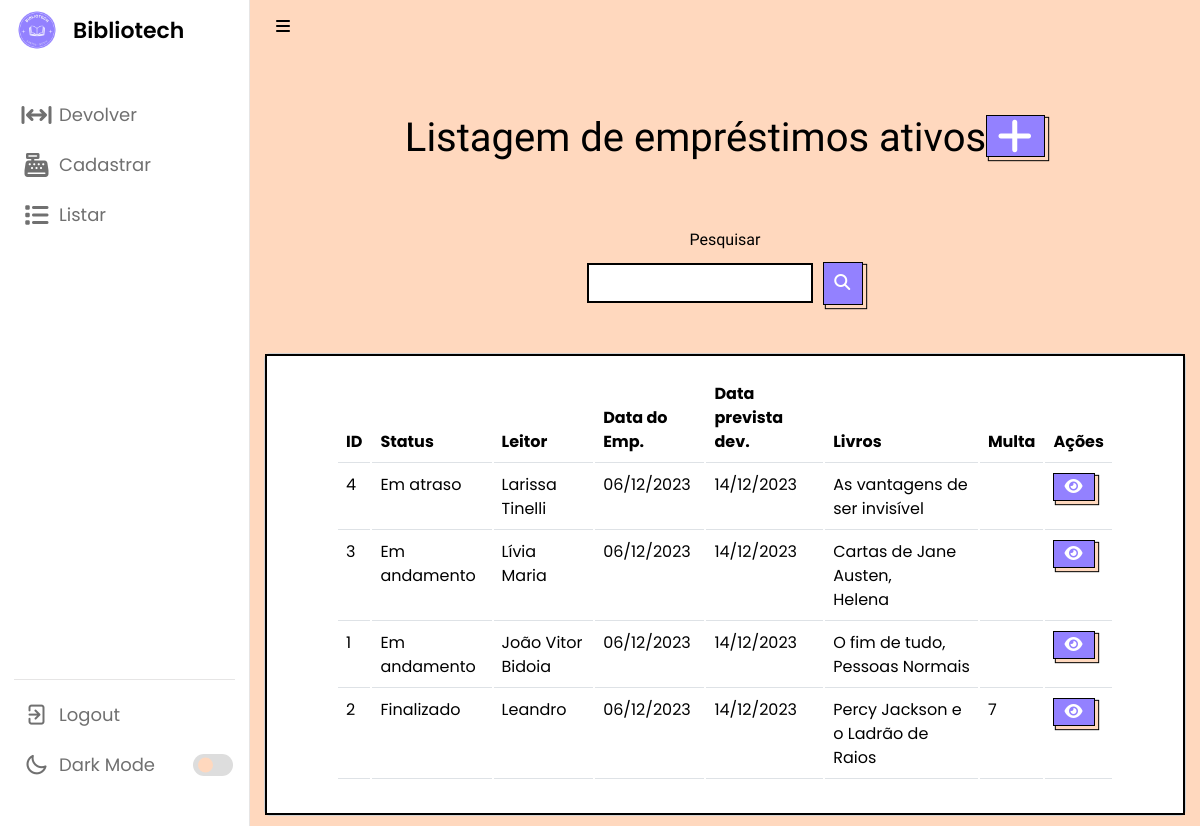
The page /listarEmprestimo.php (signed in) on the database its author committed.
### tables this page shows
CREATE TABLE `emprestimo` (
  `id` int(11) NOT NULL,
  `statusEmprestimo` varchar(100) DEFAULT NULL,
  `dataEmprestimo` datetime DEFAULT current_timestamp(),
  `dataPrevistaDevolucao` date DEFAULT NULL,
  `idLeitor` int(11) DEFAULT NULL,
  `valorMulta` double DEFAULT NULL
);

CREATE TABLE `leitor` (
  `id` int(11) NOT NULL,
  `status` varchar(45) NOT NULL,
  `nome` varchar(100) NOT NULL,
  `telefone` varchar(15) NOT NULL,
  `endereco` varchar(100) NOT NULL,
  `dn` date NOT NULL,
  `cpf` varchar(14) NOT NULL,
  `email` varchar(100) NOT NULL,
  `senha` varchar(255) NOT NULL,
  `nomeResp` varchar(100) DEFAULT NULL,
  `cpfResp` varchar(14) DEFAULT NULL,
  `telResp` varchar(45) DEFAULT NULL
);

### listarEmprestimo.php (the view, shortened to what this page needs)
<?php
require_once("conexao.php");
$sqlAtualizarStatus = "UPDATE emprestimo SET statusEmprestimo = 'Em atraso' WHERE id IN (
    SELECT DISTINCT e.id
    FROM emprestimo e
    JOIN itensdeemprestimo ie ON e.id = ie.idEmprestimo
    WHERE NOW() > ie.dataPrevDev AND e.statusEmprestimo = 'Em andamento'
)";
mysqli_query($conexao, $sqlAtualizarStatus);
$V_WHERE = "";
$sql = "SELECT emprestimo.id, leitor.nome as nomeLeitor, statusEmprestimo, dataEmprestimo, dataPrevistaDevolucao, valorMulta
        FROM emprestimo
        LEFT JOIN leitor ON emprestimo.idLeitor = leitor.id
        ORDER BY FIELD(statusEmprestimo, 'Em atraso', 'Em andamento', 'Finalizado'), id DESC" . $V_WHERE;
$resultado = mysqli_query($conexao, $sql);
?>
<!DOCTYPE html>
<html lang="pt-br">
<head>
    <link rel="stylesheet" href="css/style.css">
    <link rel="stylesheet" href="css/cadastrar.css">
    <link rel="stylesheet" href="css/bootstrap.css">
    <link rel="stylesheet" href="css/acervo.css">
    <link rel="stylesheet" href="https://unicons.iconscout.com/release/v4.0.0/css/line.css">
</head>
<body>
    <nav>
        <a href="main.php" style="text-decoration: none">
            <div class="logo-name">
                <div class="logo-image">
                    <img src="logo.ico" alt="">
                </div>
                <span class="logo_name">Bibliotech</span>
            </div>
        </a>
        <div class="menu-items">
            <ul class="nav-links">
                <?php require_once('sidebar.php') ?>
            </ul>
            <ul class="logout-mode">
                <li><a href="sair.php">
                        <i class="uil uil-signout"></i>
                        <span class="link-name">Logout</span>
                    </a></li>
                <li class="mode">
                    <a href="#">
                        <i class="uil uil-moon"></i>
                        <span class="link-name">Dark Mode</span>
                    </a>
                    <div class="mode-toggle">
                        <span class="switch"></span>
                    </div>
                </li>
            </ul>
        </div>
    </nav>
    <section class="dashboard">
        <div class="navbar bg-body-tertiary">
            <div class="container-fluid">
                <i class="fa-solid fa-bars sidebar-toggle botaoNav"></i>
            </div>
        </div>
        <br><br><br>
        <h1 class="titulo text">Listagem de empréstimos ativos<a href="emprestimo.php" class="botao">
                <i class="fa-solid fa-plus"></i>
            </a></h1>
        <br><br>
        <center>
            <form method="post">
                <label name="pesquisa" for="exampleFormControlInput1" class="titulo text">Pesquisar</label>
                <div class="input-button-container">
                    <input name="pesquisa" type="text" class="formcampo">
                    <button name="pesquisar" stype="button" class="botaopesquisar"><i
                            class="fa-solid fa-magnifying-glass"></i></button>
                </div>
                <br><br>
            </form>
        </center>
        <center>
            <div class="card cardlistar">
                <div class="card-body cardlistar2">
                    <table class="table">
                        <thead>
                            <tr>
                                <td scope="col"><b>ID</b></td>
                                <td scope="col"><b>Status</b></td>
                                <td scope="col"><b>Leitor</b></td>
                                <td scope="col"><b>Data do Emp.</b></td>
                                <td scope="col"><b>Data prevista dev.</b></td>
                                <td scope="col"><b>Livros</b></td>
                                <td scope="col"><b>Multa</b></td>
                                <td scope="col"><b>Ações</b></td>
                            </tr>
                        </thead>
                        <tbody>
                            <?php while ($linha = mysqli_fetch_array($resultado)) { ?>
                                <tr>
                                    <td>
                                        <?= $linha['id'] ?>
                                    </td>
                                    <td>
                                        <?= $linha['statusEmprestimo'] ?>
                                    </td>
                                    <td>
                                        <?= $linha['nomeLeitor'] ?>
                                    </td>
                                    <td>
                                        <?= date("d/m/Y", strtotime($linha['dataEmprestimo'])); ?>
                                    </td>
                                    <td>
                                        <?= date("d/m/Y", strtotime($linha['dataPrevistaDevolucao'])) ?>
                                    </td>
                                    <td>
                                        <?php
                                        $idEmprestimo = $linha['id'];
                                        $sqlLivros = "SELECT distinct livro.titulo FROM itensdeemprestimo
                                            JOIN livro ON itensdeemprestimo.idLivro = livro.id
                                            WHERE itensdeemprestimo.idEmprestimo = $idEmprestimo";
                                        $resultadoLivros = mysqli_query($conexao, $sqlLivros);
                                        $titulosLivros = array();
                                        while ($linhaLivro = mysqli_fetch_array($resultadoLivros)) {
                                            $titulosLivros[] = $linhaLivro['titulo'];
                                        }
                                        echo implode(', <br>', $titulosLivros);
                                        ?>
                                    </td>
                                    <td>
                                        <?= $linha['valorMulta'] ?>
                                    </td>
                                    <td>
                                        <a href="itensDeEmprestimo.php? id=<?= $linha['id'] ?>" style="margin-right: 8px;"
                                            name="info" class="botao">
                                            <i class="fa-solid fa-eye"></i>
                                        </a>
                                    </td>
                                </tr>
                            <?php } ?>
                        </tbody>
                    </table>
                </div>
            </div>
        </center>
    </section>
</body>
</html>

### css/style.css (style rules this page uses)
* { margin: 0; padding: 0; box-sizing: border-box; font-family: 'Poppins', sans-serif; }
:root { --primary-color: #9381ff; --panel-color: #ffd8be; --text-color: #000; --black-light-color: #707070; --border-color: #e6e5e5; --toggle-color: #DDD; --box1-color: #4DA3FF; --box2-color: #FFE6AC; --box3-color: #E7D1FC; --index-i: #9381ff; --title-icon-color: #fff; --nav-color: white; --botaoNav: black; --tran-05: all 0.5s ease; --tran-03: all 0.3s ease; --tran-03: all 0.2s ease; }
body { min-height: 100vh; background-color: var(--primary-color); }
nav { position: fixed; top: 0; left: 0; height: 100%; width: 250px; padding: 10px 14px; background-color: var(--nav-color); border-right: 1px solid var(--border-color); transition: var(--tran-05); }
.botaoNav { color: var(--botaoNav); cursor: pointer; }
nav .logo-name { display: flex; align-items: center; }
nav .logo-image { display: flex; justify-content: center; min-width: 45px; }
nav .logo-image img { width: 40px; object-fit: cover; border-radius: 50%; }
nav .logo-name .logo_name { font-size: 22px; font-weight: 600; color: var(--text-color); margin-left: 14px; transition: var(--tran-05); }
nav .menu-items { margin-top: 40px; height: calc(100% - 90px); display: flex; flex-direction: column; justify-content: space-between; }
.menu-items li { list-style: none; }
.menu-items li a { display: flex; align-items: center; height: 50px; text-decoration: none; position: relative; }
.menu-items li a i { font-size: 24px; min-width: 45px; height: 100%; display: flex; align-items: center; justify-content: center; color: var(--black-light-color); }
.menu-items li a .link-name { font-size: 18px; font-weight: 400; color: var(--black-light-color); transition: var(--tran-05); }
.menu-items .logout-mode { padding-top: 10px; border-top: 1px solid var(--border-color); }
.menu-items .mode { display: flex; align-items: center; white-space: nowrap; }
.menu-items .mode-toggle { position: absolute; right: 14px; height: 50px; min-width: 45px; display: flex; align-items: center; justify-content: center; cursor: pointer; }
.mode-toggle .switch { position: relative; display: inline-block; height: 22px; width: 40px; border-radius: 25px; background-color: var(--toggle-color); }
.switch:before { content: ""; position: absolute; left: 5px; top: 50%; transform: translateY(-50%); height: 15px; width: 15px; background-color: var(--panel-color); border-radius: 50%; transition: var(--tran-03); }
.dashboard { position: relative; left: 250px; background-color: var(--panel-color); min-height: 100vh; width: calc(100% - 250px); padding: 10px 14px; transition: var(--tran-05); }
table tbody td { height: 2.8rem; color: #000000; }
table tbody tr:last-child td { border: 2; }
.text { color: var(--text-color); }
nav ul { list-style: none; }
nav ul li { line-height: 60px; }
.formcampo { border: 2px solid black; display: block; width: 30%; padding: 0.375rem 0.75rem; font-size: 1rem; font-weight: 400; line-height: 1.5; flex: 1; }
.input-button-container { display: flex; align-items: center; width: 30%; }

### css/cadastrar.css (style rules this page uses)
.titulo { padding-bottom: 10px; text-align: center; font-family: Fjalla One; }
.botao { background-color: #9381ff; border: 1px solid black; box-shadow: 3px 3px 1px #ffd8be, 3px 3px 1px 1px black; color: #fff; cursor: pointer; display: inline-block; letter-spacing: 2px; line-height: 20pt; margin: 0 auto; outline: none; padding: 0 10px; text-transform: uppercase; transition: .2 all ease-in-out; }
.botaopesquisar { background-color: #9381ff; border: 1px solid black; box-shadow: 3px 3px 1px #ffd8be, 3px 3px 1px 1px black; color: #fff; cursor: pointer; display: inline-block; letter-spacing: 2px; line-height: 20pt; margin: 0 auto; outline: none; padding: 7px 10px; text-transform: uppercase; transition: .2 all ease-in-out; margin-left: 10px; }

### rows shown on the page
emprestimo: id "4", statusEmprestimo "Em atraso", idLeitor.nome "Larissa Tinelli", dataEmprestimo "06/12/2023", dataPrevistaDevolucao "14/12/2023", titulosLivros "As vantagens de ser invisível"
emprestimo: id "3", statusEmprestimo "Em andamento", idLeitor.nome "Lívia Maria", dataEmprestimo "06/12/2023", dataPrevistaDevolucao "14/12/2023", titulosLivros "Cartas de Jane Austen, Helena"
emprestimo: id "1", statusEmprestimo "Em andamento", idLeitor.nome "João Vitor Bidoia", dataEmprestimo "06/12/2023", dataPrevistaDevolucao "14/12/2023", titulosLivros "O fim de tudo, Pessoas Normais"
emprestimo: id "2", statusEmprestimo "Finalizado", idLeitor.nome "Leandro", dataEmprestimo "06/12/2023", dataPrevistaDevolucao "14/12/2023", titulosLivros "Percy Jackson e o Ladrão de Raios", valorMulta "7"
